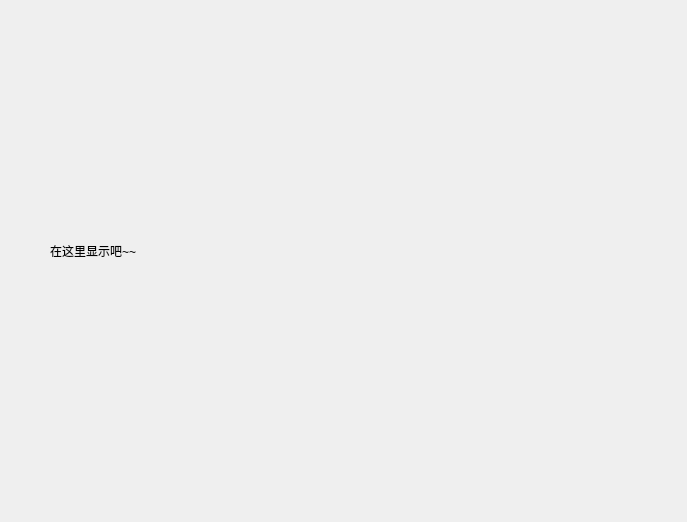
<?xml version="1.0" encoding="UTF-8"?>
<ui version="4.0">
 <class>inquiry_manager_show</class>
 <widget class="QDialog" name="inquiry_manager_show">
  <property name="geometry">
   <rect>
    <x>0</x>
    <y>0</y>
    <width>687</width>
    <height>522</height>
   </rect>
  </property>
  <property name="windowTitle">
   <string>Dialog</string>
  </property>
  <widget class="QLabel" name="label">
   <property name="geometry">
    <rect>
     <x>50</x>
     <y>50</y>
     <width>581</width>
     <height>401</height>
    </rect>
   </property>
   <property name="text">
    <string>在这里显示吧~~ </string>
   </property>
  </widget>
 </widget>
 <resources/>
 <connections/>
</ui>
